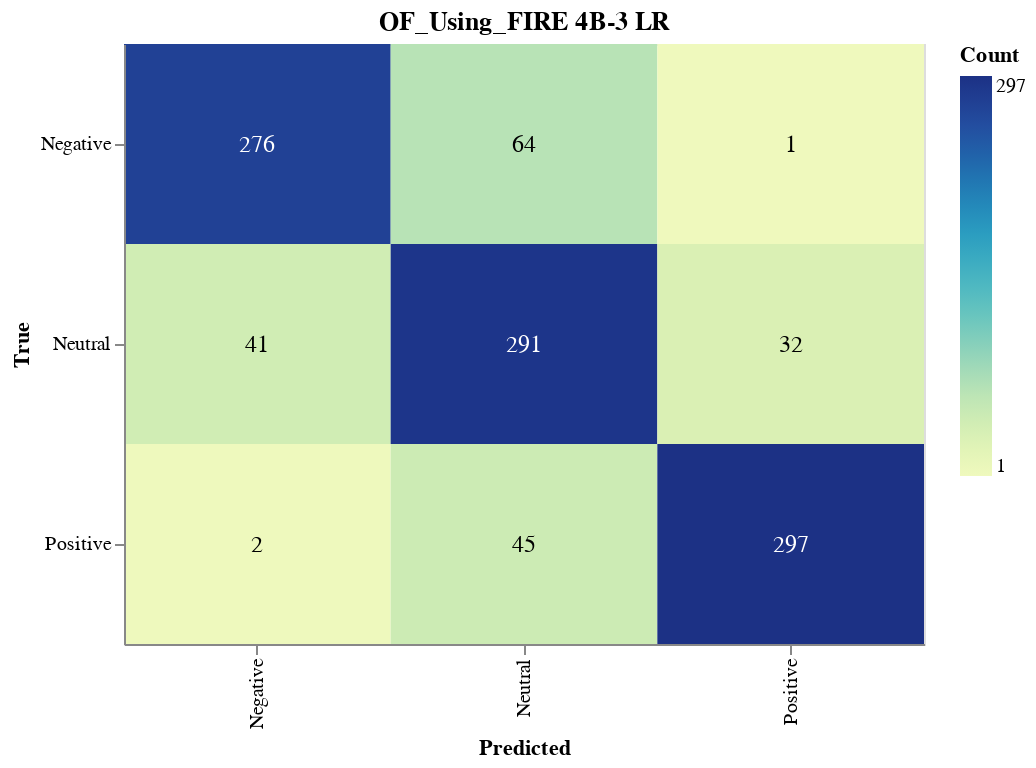

Notebook code for this chart:
### Markdown cell above
#### Save Confusion Matrix

### Code cell
import altair as alt
import altair_saver
import pandas as pd
from sklearn.metrics import confusion_matrix

# Calculate the confusion matrix
cm = confusion_matrix(true_labels, lr_validation_predictions)

# Define class names
class_names = ['Negative', 'Neutral', 'Positive']

# Convert confusion matrix to DataFrame
cm_df = pd.DataFrame(cm, index=class_names, columns=class_names).reset_index().melt(id_vars='index')
cm_df.columns = ['True', 'Predicted', 'Count']

# Ensure the order of categories
cm_df['True'] = pd.Categorical(cm_df['True'], categories=class_names, ordered=True)
cm_df['Predicted'] = pd.Categorical(cm_df['Predicted'], categories=class_names, ordered=True)

# Create the Altair plot
heatmap = alt.Chart(cm_df).mark_rect().encode(
    x=alt.X('Predicted:O', sort=class_names),
    y=alt.Y('True:O', sort=class_names),
    color='Count:Q',
    tooltip=['True', 'Predicted', 'Count']
).properties(
    width=400,
    height=300,
    title='OF_Using_FIRE 4B-3 LR'
)

# Add text labels
text = heatmap.mark_text(
    align='center',
    baseline='middle',
    fontSize=12
).encode(
    text='Count:Q',
    color=alt.condition(
        alt.datum.Count > cm.max() / 2,
        alt.value('white'),
        alt.value('black')
    )
)

# Combine heatmap and text
final_chart = heatmap + text

# Display the plot
final_chart.show()

### Figure 1 — Vega-Lite specification as saved in the notebook (floating-point values rounded to 4 significant figures)
{"config": {"view": {"continuousWidth": 300, "continuousHeight": 300}}, "layer": [{"mark": {"type": "rect"}, "encoding": {"color": {"field": "Count", "type": "quantitative"}, "tooltip": [{"field": "True", "type": "ordinal"}, {"field": "Predicted", "type": "ordinal"}, {"field": "Count", "type": "quantitative"}], "x": {"field": "Predicted", "sort": ["Negative", "Neutral", "Positive"], "type": "ordinal"}, "y": {"field": "True", "sort": ["Negative", "Neutral", "Positive"], "type": "ordinal"}}, "title": "OF_Using_FIRE 4B-3 LR"}, {"mark": {"type": "text", "align": "center", "baseline": "middle", "fontSize": 12}, "encoding": {"color": {"condition": {"test": "(datum.Count > 148.5)", "value": "white"}, "value": "black"}, "text": {"field": "Count", "type": "quantitative"}, "tooltip": [{"field": "True", "type": "ordinal"}, {"field": "Predicted", "type": "ordinal"}, {"field": "Count", "type": "quantitative"}], "x": {"field": "Predicted", "sort": ["Negative", "Neutral", "Positive"], "type": "ordinal"}, "y": {"field": "True", "sort": ["Negative", "Neutral", "Positive"], "type": "ordinal"}}, "title": "OF_Using_FIRE 4B-3 LR"}], "data": {"name": "data-2dc4570feedd9be5c525a0b566b724c5"}, "height": 300, "width": 400, "$schema": "https://vega.github.io/schema/vega-lite/v5.17.0.json", "datasets": {"data-2dc4570feedd9be5c525a0b566b724c5": [{"True": "Negative", "Predicted": "Negative", "Count": 276}, {"True": "Neutral", "Predicted": "Negative", "Count": 41}, {"True": "Positive", "Predicted": "Negative", "Count": 2}, {"True": "Negative", "Predicted": "Neutral", "Count": 64}, {"True": "Neutral", "Predicted": "Neutral", "Count": 291}, {"True": "Positive", "Predicted": "Neutral", "Count": 45}, {"True": "Negative", "Predicted": "Positive", "Count": 1}, {"True": "Neutral", "Predicted": "Positive", "Count": 32}, {"True": "Positive", "Predicted": "Positive", "Count": 297}]}}
